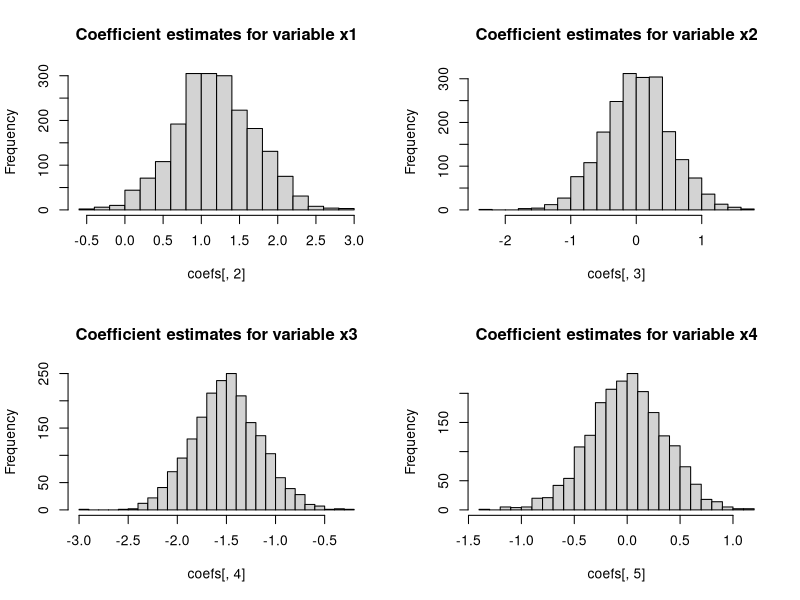
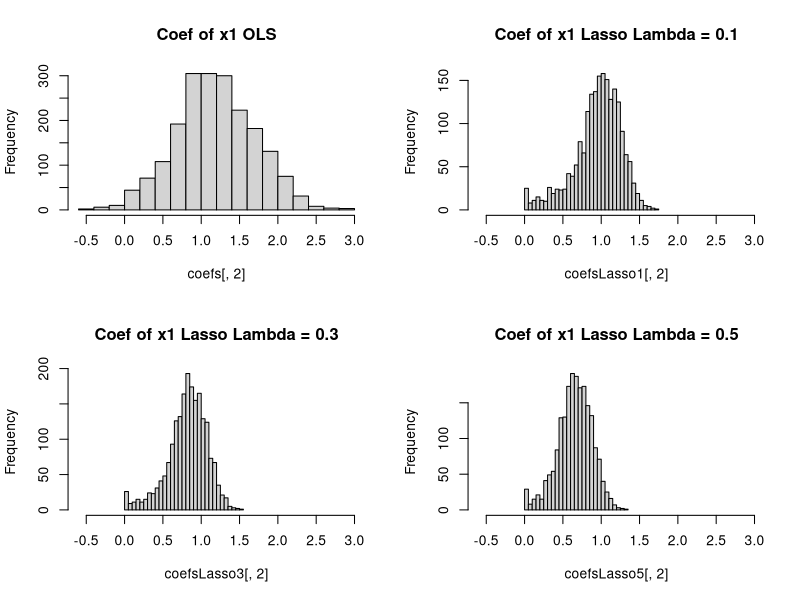
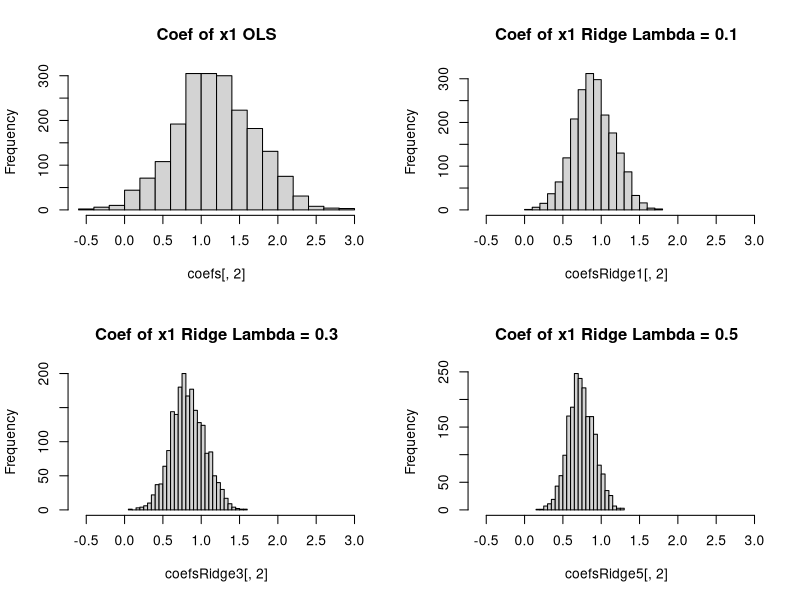
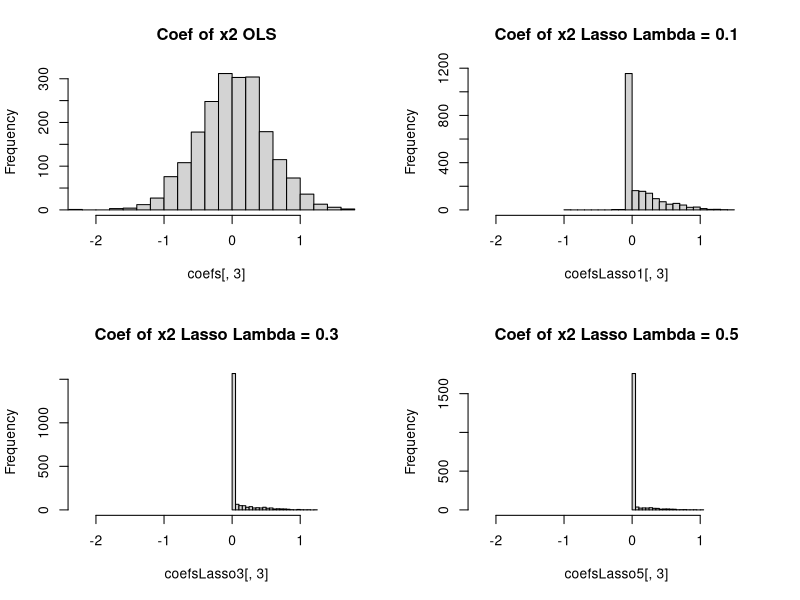
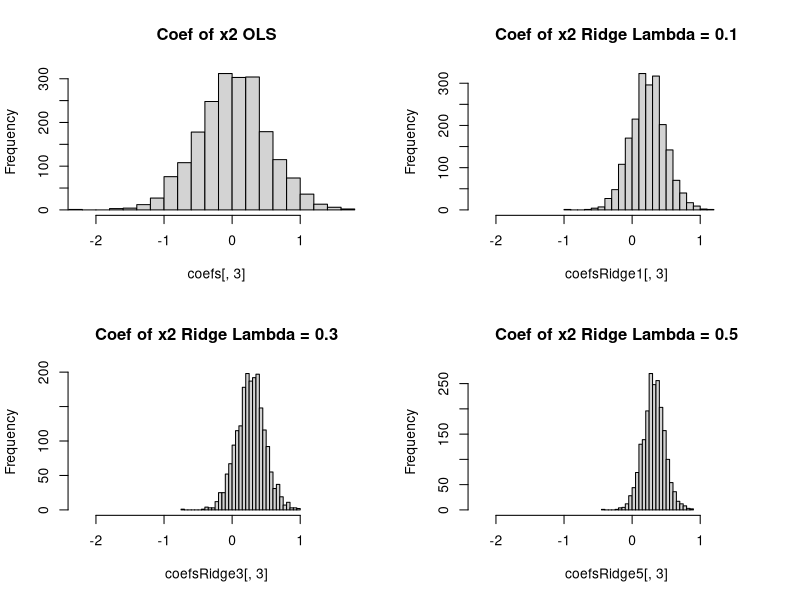
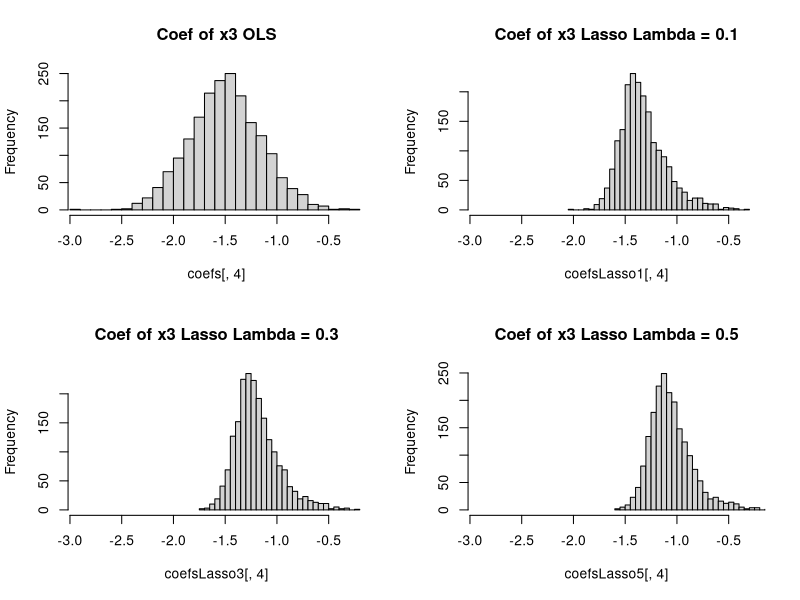
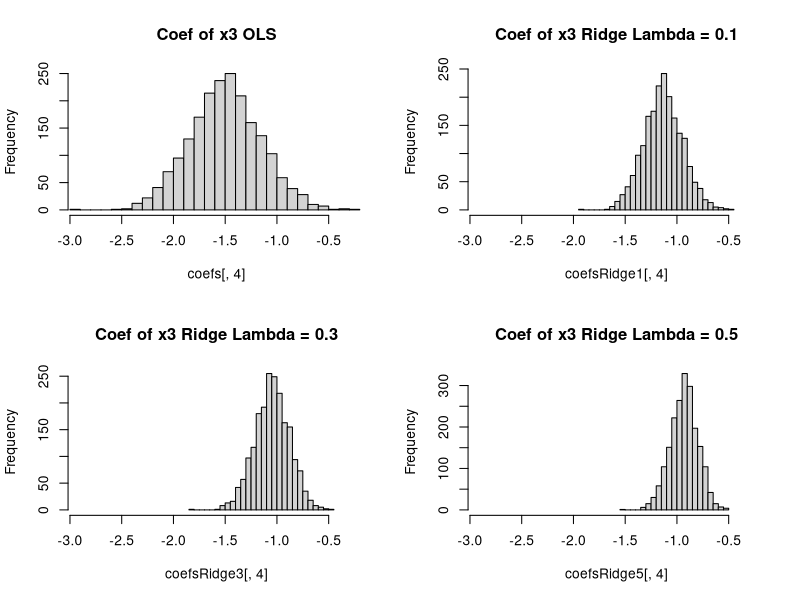
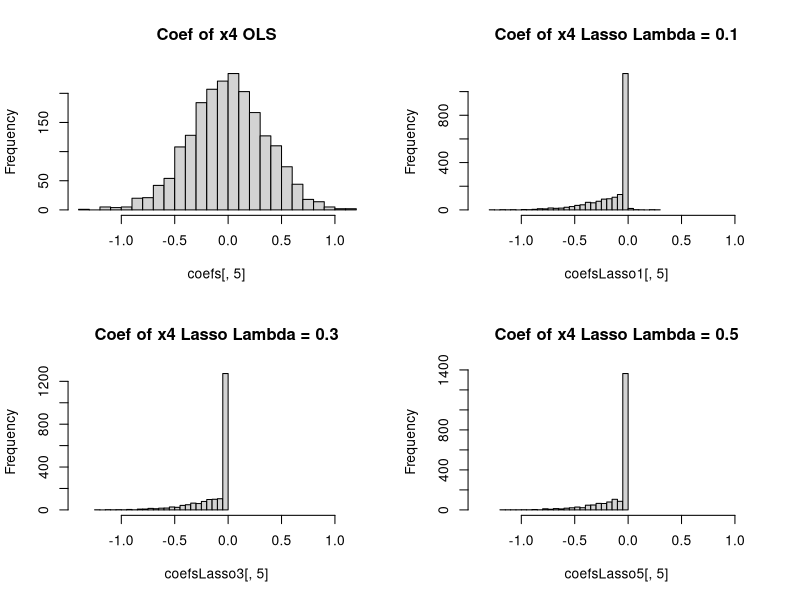

Recreate these plots in R, in order.
## ---- chunk 1
library(knitr)
knitr::opts_chunk$set(echo = TRUE)
## ---- chunk 2
RNGkind(sample.kind = "Rejection")
set.seed(6)
x1 <- 5 * runif(10)
x2 <- 4 * runif(10)
t <- 2 * x1 + x2 + rnorm(10, sd = 2)
X <- cbind(1, x1, x2)
## ---- chunk 3
lm(t ~ x1 + x2)$coefficients
## ---- chunk 4
loss_grad <- function(w){
  N <- length(t)
  loss_deriv <- ((1/N) * (-2 * (t(X) %*% t) + (2 * (t(X) %*% X %*% w))))
  return(loss_deriv)
  }
## ---- chunk 5
# No need to modify. This chunk is used to check your results for grading.
loss_grad(c(0, 0, 0))
## ---- chunk 6
# No need to modify. This chunk is used to check your results for grading.
best_w <- lm(t ~ x1 + x2)$coefficients
print(best_w)
loss_grad(best_w) # should be a vector of ~0 values.
## ---- chunk 7
w <- c(0, 0, 0)
epsilon <- 1e-4
numeric_gradient <- matrix(0, nrow = 3)

# create our loss function
loss <- function(w) {
  N <- length(t)
  loss_func <- (1/N) * ((t(t) %*% t) - (2 * t(w) %*% t(X) %*% t) + 
    (t(w) %*% t(X) %*% X %*% w))
  return(loss_func)
}



for(i in seq_along(w)){
  w_epsilon <- w
  w_epsilon[i] <- w_epsilon[i] + epsilon
  numeric_gradient[i, 1] <- (loss(w_epsilon) - loss(w))/(epsilon)
}
numeric_gradient
## ---- chunk 8
num_estim <- numeric_gradient
num_func <- loss_grad(c(0, 0, 0))

# Values of gradient estimate and gradient function:
num_estim
num_func

# Percentage difference element-wise:
((num_func - num_estim)/num_estim) *100 # No need for function (just simple calculations)
## ---- chunk 9
gamma <- 0.001
total_iter <- 10e4 # 10,000 iterations
w <- c(0, 0, 0)

for(i in 1:total_iter) {
  w <- w - gamma * loss_grad(w)
}

best_w <- lm(t ~ x1 + x2)$coefficients

best_w
w
# We see little to no difference between best_w and w, and it is within 0.001 of the estimates made by the lm(...). Therefore, we correctly got our gamma and iterations.
## ---- chunk 10
library(mvtnorm)
## ---- chunk 11
set.seed(4)
sigma <- matrix(c(1,.9,.9,1), nrow = 2)
x1x2 <- rmvnorm(30, sigma = sigma)
x3x4 <- rmvnorm(30, sigma = 2 * sigma)  # x3 and x4 has larger variance than x1 and x2
X <- cbind(x1x2,x3x4) # creation of matrix X
round(cor(X), 3) # rounded for easier reading
## ---- chunk 12
error = rnorm(30, sd = 1)
true_y <- 1.2 * X[,1] - 1.5 * X[,3] # creation of true_y
y <- true_y + error
## ---- chunk 13
model <- lm(y ~ X)
coefs <- model$coefficients
coefs
## ---- chunk 14
reps <- 2000
coefs <- matrix(NA, nrow = reps, ncol = 5)  # we will store the model coefficients here

for(i in seq_len(reps)){
  set.seed(i)
  error = rnorm(30, sd = 1)
  y <- true_y + error
  model <- lm(y ~ X)
  coefs[i,] <- model$coefficients
}
## ---- chunk 15
means <- round(colMeans(coefs), 4)
medians <- round(apply(coefs, 2, FUN = median), 4)
variances <- round(apply(coefs, 2, FUN = var), 4)
rbind(means, medians, variances)
## ---- chunk 16
par(mfrow = c(2,2))
hist(coefs[,2], breaks = 25, main = "Coefficient estimates for variable x1")
hist(coefs[,3], breaks = 25, main = "Coefficient estimates for variable x2")
hist(coefs[,4], breaks = 25, main = "Coefficient estimates for variable x3")
hist(coefs[,5], breaks = 25, main = "Coefficient estimates for variable x4")
## ---- chunk 17
library(glmnet)
set.seed(1)
error = rnorm(30, sd = 1)
y <- true_y + error
lassofit = glmnet(X, y)
# we can see lasso will push a paramter value down to 0
as.matrix(t(coef(lassofit, s = 0.5))) 

ridgefit = glmnet(X, y, alpha = 0)
as.matrix(t(coef(ridgefit, s = 0.5)))
## ---- chunk 18
reps <- 2000

# I've already made the matrices where you will store your coefficients
coefsLasso1 <- matrix(NA, nrow = reps, ncol = 5)
coefsLasso3 <- matrix(NA, nrow = reps, ncol = 5)
coefsLasso5 <- matrix(NA, nrow = reps, ncol = 5)
coefsRidge1 <- matrix(NA, nrow = reps, ncol = 5)
coefsRidge3 <- matrix(NA, nrow = reps, ncol = 5)
coefsRidge5 <- matrix(NA, nrow = reps, ncol = 5)

for(i in 1:reps){
  set.seed(i)
  error = rnorm(30, sd = 1)
  y <- true_y + error
  coefsLasso1[i,] <- as.matrix(t(coef(glmnet(X, y), s = 0.1))) 
  coefsLasso3[i,] <- as.matrix(t(coef(glmnet(X, y), s = 0.3)))
  coefsLasso5[i,] <- as.matrix(t(coef(glmnet(X, y), s = 0.5)))
  coefsRidge1[i,] <- as.matrix(t(coef(glmnet(X, y, alpha = 0), s = 0.1)))
  coefsRidge3[i,] <- as.matrix(t(coef(glmnet(X, y, alpha = 0), s = 0.3)))
  coefsRidge5[i,] <- as.matrix(t(coef(glmnet(X, y, alpha = 0), s = 0.5)))
}
## ---- chunk 19
means_LASSO_0.1 <- round(colMeans(coefsLasso1), 4)
medians_LASSO_0.1 <- round(apply(coefsLasso1, 2, FUN = median), 4)
variances_LASSO_0.1 <- round(apply(coefsLasso1, 2, FUN = var), 4)
rbind(means_LASSO_0.1, medians_LASSO_0.1, variances_LASSO_0.1)

means_LASSO_0.3 <- round(colMeans(coefsLasso3), 4)
medians_LASSO_0.3 <- round(apply(coefsLasso3, 2, FUN = median), 4)
variances_LASSO_0.3 <- round(apply(coefsLasso3, 2, FUN = var), 4)
rbind(means_LASSO_0.3, medians_LASSO_0.3, variances_LASSO_0.3)

means_LASSO_0.5 <- round(colMeans(coefsLasso5), 4)
medians_LASSO_0.5 <- round(apply(coefsLasso5, 2, FUN = median), 4)
variances_LASSO_0.5 <- round(apply(coefsLasso5, 2, FUN = var), 4)
rbind(means_LASSO_0.5, medians_LASSO_0.5, variances_LASSO_0.5)
## ---- chunk 20
means_Ridge_0.1 <- round(colMeans(coefsRidge1), 4)
medians_Ridge_0.1 <- round(apply(coefsRidge1, 2, FUN = median), 4)
variances_Ridge_0.1 <- round(apply(coefsRidge1, 2, FUN = var), 4)
rbind(means_Ridge_0.1, medians_Ridge_0.1, variances_Ridge_0.1)

means_Ridge_0.3 <- round(colMeans(coefsRidge3), 4)
medians_Ridge_0.3 <- round(apply(coefsRidge3, 2, FUN = median), 4)
variances_Ridge_0.3 <- round(apply(coefsRidge3, 2, FUN = var), 4)
rbind(means_Ridge_0.3, medians_Ridge_0.3, variances_Ridge_0.3)

means_Ridge_0.5 <- round(colMeans(coefsRidge5), 4)
medians_Ridge_0.5 <- round(apply(coefsRidge5, 2, FUN = median), 4)
variances_Ridge_0.5 <- round(apply(coefsRidge5, 2, FUN = var), 4)
rbind(means_Ridge_0.5, medians_Ridge_0.5, variances_Ridge_0.5)
## ---- chunk 21
par(mfrow = c(2,2))
xlimits = c(min(coefs[,2]), max(coefs[,2]))
hist(coefs[,2], breaks = 25, main = "Coef of x1 OLS", xlim = xlimits)
hist(coefsLasso1[,2], breaks = 25, main = "Coef of x1 Lasso Lambda = 0.1", xlim = xlimits)
hist(coefsLasso3[,2], breaks = 25, main = "Coef of x1 Lasso Lambda = 0.3", xlim = xlimits)
hist(coefsLasso5[,2], breaks = 25, main = "Coef of x1 Lasso Lambda = 0.5", xlim = xlimits)
hist(coefs[,2], breaks = 25, main = "Coef of x1 OLS", xlim = xlimits)
hist(coefsRidge1[,2], breaks = 25, main = "Coef of x1 Ridge Lambda = 0.1", xlim = xlimits)
hist(coefsRidge3[,2], breaks = 25, main = "Coef of x1 Ridge Lambda = 0.3", xlim = xlimits)
hist(coefsRidge5[,2], breaks = 25, main = "Coef of x1 Ridge Lambda = 0.5", xlim = xlimits)
## ---- chunk 22
par(mfrow = c(2,2))
xlimits = c(min(coefs[,3]), max(coefs[,3]))
hist(coefs[,3], breaks = 25, main = "Coef of x2 OLS", xlim = xlimits)
hist(coefsLasso1[,3], breaks = 25, main = "Coef of x2 Lasso Lambda = 0.1", xlim = xlimits)
hist(coefsLasso3[,3], breaks = 25, main = "Coef of x2 Lasso Lambda = 0.3", xlim = xlimits)
hist(coefsLasso5[,3], breaks = 25, main = "Coef of x2 Lasso Lambda = 0.5", xlim = xlimits)
hist(coefs[,3], breaks = 25, main = "Coef of x2 OLS", xlim = xlimits)
hist(coefsRidge1[,3], breaks = 25, main = "Coef of x2 Ridge Lambda = 0.1", xlim = xlimits)
hist(coefsRidge3[,3], breaks = 25, main = "Coef of x2 Ridge Lambda = 0.3", xlim = xlimits)
hist(coefsRidge5[,3], breaks = 25, main = "Coef of x2 Ridge Lambda = 0.5", xlim = xlimits)
## ---- chunk 23
par(mfrow = c(2,2))
xlimits = c(min(coefs[,4]), max(coefs[,4]))
hist(coefs[,4], breaks = 25, main = "Coef of x3 OLS", xlim = xlimits)
hist(coefsLasso1[,4], breaks = 25, main = "Coef of x3 Lasso Lambda = 0.1", xlim = xlimits)
hist(coefsLasso3[,4], breaks = 25, main = "Coef of x3 Lasso Lambda = 0.3", xlim = xlimits)
hist(coefsLasso5[,4], breaks = 25, main = "Coef of x3 Lasso Lambda = 0.5", xlim = xlimits)
hist(coefs[,4], breaks = 25, main = "Coef of x3 OLS", xlim = xlimits)
hist(coefsRidge1[,4], breaks = 25, main = "Coef of x3 Ridge Lambda = 0.1", xlim = xlimits)
hist(coefsRidge3[,4], breaks = 25, main = "Coef of x3 Ridge Lambda = 0.3", xlim = xlimits)
hist(coefsRidge5[,4], breaks = 25, main = "Coef of x3 Ridge Lambda = 0.5", xlim = xlimits)
## ---- chunk 24
par(mfrow = c(2,2))
xlimits = c(min(coefs[,5]), max(coefs[,5]))
hist(coefs[,5], breaks = 25, main = "Coef of x4 OLS", xlim = xlimits)
hist(coefsLasso1[,5], breaks = 25, main = "Coef of x4 Lasso Lambda = 0.1", xlim = xlimits)
hist(coefsLasso3[,5], breaks = 25, main = "Coef of x4 Lasso Lambda = 0.3", xlim = xlimits)
hist(coefsLasso5[,5], breaks = 25, main = "Coef of x4 Lasso Lambda = 0.5", xlim = xlimits)
hist(coefs[,5], breaks = 25, main = "Coef of x4 OLS", xlim = xlimits)
hist(coefsRidge1[,5], breaks = 25, main = "Coef of x4 Ridge Lambda = 0.1", xlim = xlimits)
hist(coefsRidge3[,5], breaks = 25, main = "Coef of x4 Ridge Lambda = 0.3", xlim = xlimits)
hist(coefsRidge5[,5], breaks = 25, main = "Coef of x4 Ridge Lambda = 0.5", xlim = xlimits)
## ---- chunk 25
set.seed(6)
x1 <- 5 * runif(10)
x2 <- 4 * runif(10)
t <- 2 * x1 + x2 + rnorm(10, sd = 2)
X <- cbind(1, x1, x2)
## ---- chunk 26
ridge_loss = function(w, lambda){
  ridge_func <- (loss(w) + lambda * (t(w) %*% w))
  return(ridge_func)
}
## ---- chunk 27
# for grading. I got 12.11428 and 27.11428
ridge_loss(c(1, 1, 1), lambda = 0)
ridge_loss(c(1, 1, 1), lambda = 5)
## ---- chunk 28
# done for you
optim(par = c(0, 0, 0), ridge_loss, lambda = 0 )$par # should return the same value as OLS
optim(par = c(0, 0, 0), ridge_loss, lambda = 1 )$par
## ---- chunk 29
lambda = 1
w_hat_ridge <- solve(t(X) %*% X + lambda * diag(3)) %*% t(X) %*% t
w_hat_ridge

optim(par = c(0, 0, 0), ridge_loss, lambda = 1 )$par
## ---- chunk 30
ridge_loss_grad <- function(w, lambda){
  N <- length(t)
  ridge_grad_func <- ((1/N) * (-2 * (t(X) %*% t) + (2 * (t(X) %*% X %*% w)))) 
  + 2 * lambda * w
  return(ridge_grad_func)
  }
## ---- chunk 31
gamma = 0.001
total_iter <- 10e4
w = c(0,0,0)
lambda <- 1
for(i in 1:total_iter){
  w <- w - gamma * ridge_loss_grad(w, lambda)
}

w
